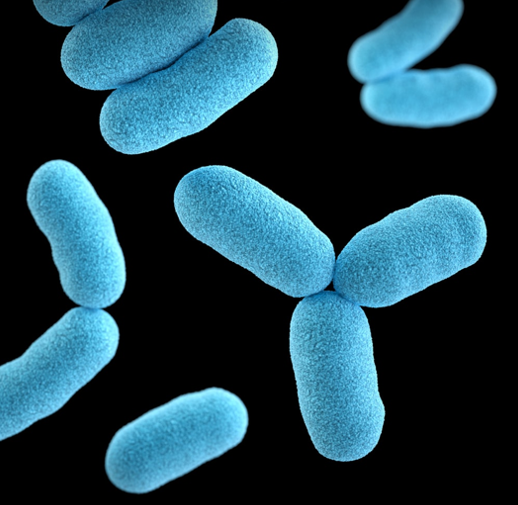
#> input picture HK2_Computer Vision/1.Lab1/download.png, 518 x 505 px
$ python 1.1.py
#> lines starting #> are read from the running program, lines starting #| are printed output that depends on the picture; after the words box and inside, x2 and y2 are one past the last pixel; in counts of white or black regions, pixels touching at a corner belong together
import cv2 as cv
from PIL import Image
import matplotlib.pyplot as plt
import numpy as np
from scipy import ndimage

file_path = "download.png"

# chuyen thanh anh nhi phan
img = cv.imread(file_path, cv.IMREAD_GRAYSCALE)
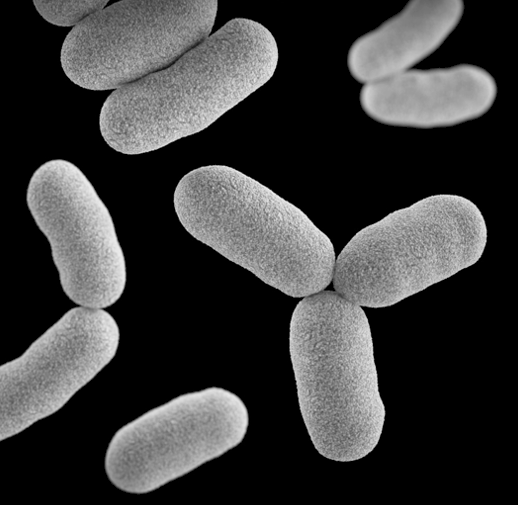
#> img: shape (505, 518); min 0, max 239, mean 58.7

plt.figure(figsize=(10, 7))

#(99, 17) là kernel size, phải là số lẻ, kích thước càng lớn thì độ làm mờ càng cao. sigmaY mặc định = sigmaX, nếu sigma=0
# thư viện sẽ tự động tính sigma dựa theo kích thước kernel

img_blur = cv.GaussianBlur(img, ksize=(15, 7), sigmaX=0)
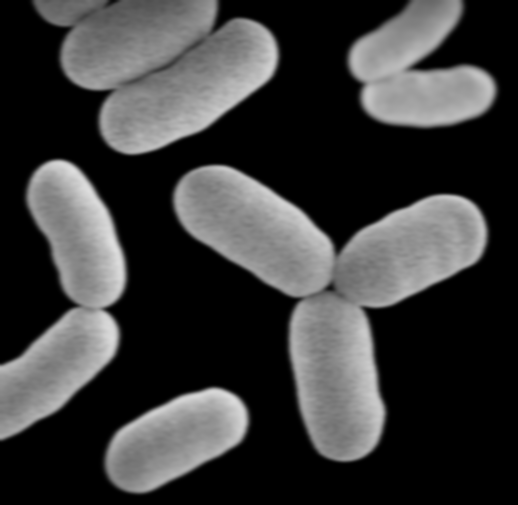
#> img_blur: shape (505, 518); min 0, max 222, mean 58.7
img_binary = cv.adaptiveThreshold(img_blur, maxValue=255, adaptiveMethod=cv.ADAPTIVE_THRESH_MEAN_C,
                                  thresholdType=cv.THRESH_BINARY, blockSize=15, C=8)
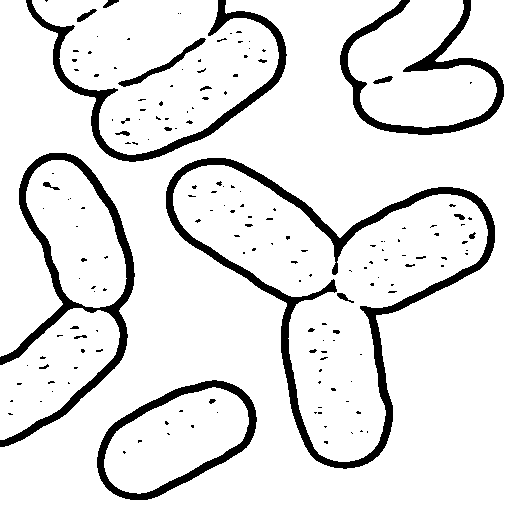
#> img_binary: shape (505, 518); 89.5% white; 171 black regions (144 under 20 px), largest, box (x1, y1, x2, y2) and area: (166, 158, 495, 469) 8815, (0, 153, 135, 447) 5318, (26, 0, 287, 162) 4080
img_canny = cv.Canny(img_binary, 100, 200) # thực hiện loop để chọn ra lower threshold và upper threshold thích hợp
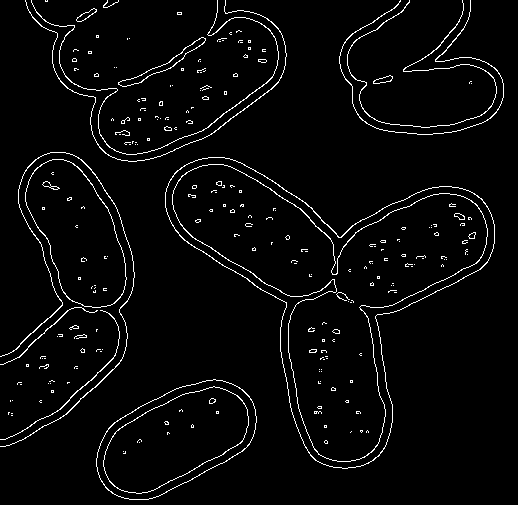
#> img_canny: shape (505, 518); 3.4% white in thin lines or dots
img_canny = np.array(img_canny)

labeled_img, num_object = ndimage.label(img_binary)
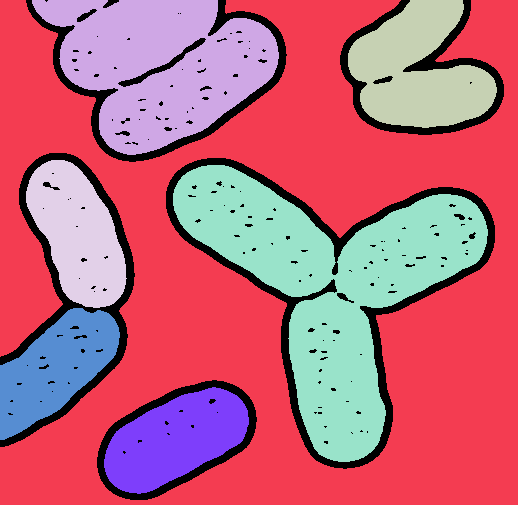
#> labeled_img: shape (505, 518) int32; 8 distinct labels, from 0 to 7; one colour per label, 0 black
#> num_object = 7

plt.subplot(2, 2, 1)
plt.imshow(img, cmap='gray')
plt.title("original_gray")

plt.subplot(2, 2, 2)
plt.imshow(img_blur, cmap='gray')

plt.title("blur")

plt.subplot(2, 2, 3)
plt.imshow(img_canny, cmap='gray')

plt.title("canny")

plt.subplot(2, 2, 4)
plt.imshow(labeled_img, cmap='gray')
plt.title(f"{num_object} object")

plt.show()
